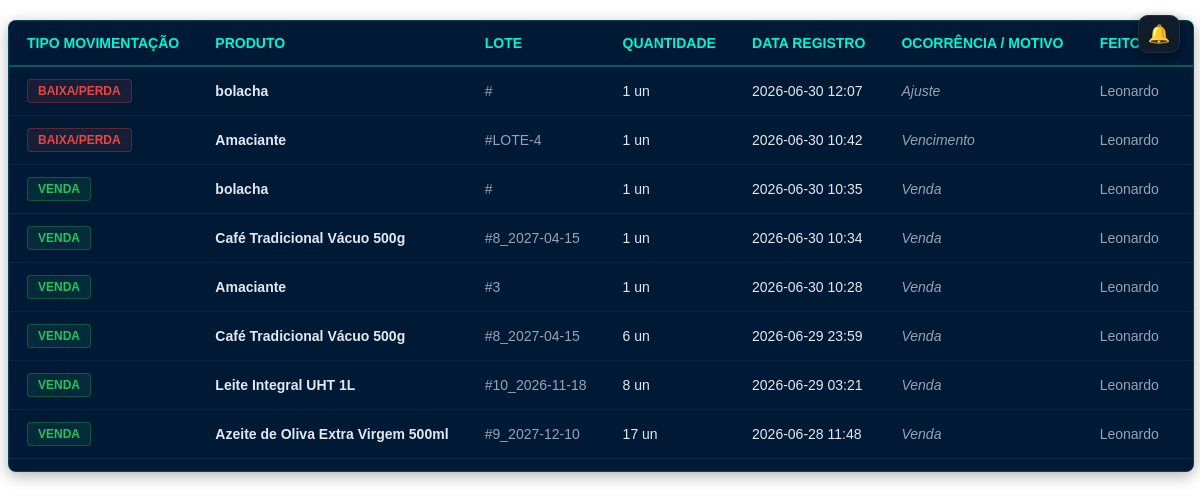
/painel_principal/relatorios/relatorios.php (signed in), run on the app's committed database.
### tables this page shows
CREATE TABLE `saida` (
  `id_saida` int(11) NOT NULL,
  `idlote` int(11) NOT NULL,
  `id_lote` int(11) NOT NULL,
  `criadopor_id` int(11) NOT NULL,
  `criadopor_nome` varchar(255) NOT NULL,
  `quantidade_saida` int(11) NOT NULL,
  `motivo_saida` varchar(255) NOT NULL,
  `data_saida` datetime NOT NULL
);

CREATE TABLE `produtos` (
  `idProduto` int(11) NOT NULL,
  `NomeProduto` varchar(100) NOT NULL,
  `MarcaProduto` varchar(100) NOT NULL,
  `Descricao` varchar(255) DEFAULT NULL,
  `idEmpresa` int(11) NOT NULL,
  `criadopor_nome` varchar(100) DEFAULT NULL,
  `criadoem` datetime DEFAULT CURRENT_TIMESTAMP,
  `criadopor_id` int(11) DEFAULT NULL,
  `preco_padrao_compra` decimal(10,2) NOT NULL DEFAULT '0.00',
  `preco_padrao_venda` decimal(10,2) NOT NULL DEFAULT '0.00',
  `estoque_minimo` int(11) NOT NULL DEFAULT '0',
  `estoque_minimo_original` int(11) DEFAULT NULL
);

CREATE TABLE `configuracoes_gerais` (
  `id_config` int(11) NOT NULL,
  `idEmpresa` int(11) NOT NULL,
  `alerta_email` tinyint(1) NOT NULL DEFAULT '0',
  `alerta_login` tinyint(1) NOT NULL DEFAULT '1',
  `som_alerta` tinyint(1) NOT NULL DEFAULT '1',
  `casas_decimais` int(11) NOT NULL DEFAULT '2',
  `simbolo_moeda` varchar(10) NOT NULL DEFAULT 'R$',
  `formato_data` varchar(20) NOT NULL DEFAULT 'd/m/Y',
  `cor_primaria` varchar(20) NOT NULL DEFAULT '#00d9ff',
  `criado_em` timestamp NOT NULL DEFAULT CURRENT_TIMESTAMP,
  `atualizado_em` timestamp NOT NULL DEFAULT CURRENT_TIMESTAMP ON UPDATE CURRENT_TIMESTAMP
);

CREATE TABLE `produtoslotes` (
  `idlote` int(11) NOT NULL,
  `idproduto` int(11) NOT NULL,
  `quantidade` int(11) NOT NULL,
  `validade` date DEFAULT NULL,
  `criado_em` datetime DEFAULT CURRENT_TIMESTAMP,
  `criadopor_id` int(11) NOT NULL,
  `criadopor_nome` varchar(255) DEFAULT NULL,
  `idEmpresa` int(11) DEFAULT NULL,
  `numero_lote` varchar(50) NOT NULL,
  `preco_compra` decimal(10,2) NOT NULL DEFAULT '0.00',
  `preco_venda` decimal(10,2) NOT NULL DEFAULT '0.00',
  `desconto` decimal(5,2) NOT NULL DEFAULT '0.00',
  `status_lote` enum('normal','promocao','vencido') NOT NULL DEFAULT 'normal'
);

### painel_principal/config_global.php (called while the page is built, shortened)
<?php
$idEmpresa = $_SESSION['idEmpresa'] ?? null;
$config = [
    'cor_primaria' => '#1cd8d8',
    'casas_decimais' => 2,
    'simbolo_moeda' => 'R$',
    'formato_data' => 'd/m/Y',
    'alerta_email' => 0,
    'alerta_login' => 0,
    'som_alerta' => 0
];
if ($idEmpresa) {
    $sql = "SELECT * FROM configuracoes_gerais WHERE idEmpresa = ?";
    $stmt = $conn->prepare($sql);
    $stmt->bind_param("i", $idEmpresa);
    $stmt->execute();
    $result = $stmt->get_result();
    if ($row = $result->fetch_assoc()) {
        $config = array_merge($config, $row);
    }
}
?>

### painel_principal/relatorios/relatorios.php (the view, shortened to what this page needs)
<?php
$conn = new mysqli("localhost", "root", "usbw", "databasetcc");
$conn->set_charset("utf8mb4");
$tipo = isset($_GET['tipo']) ? $_GET['tipo'] : "dashboard";
include '../config_global.php';
function formatarData($data, $formato)
{
    return date($formato . ' H:i', strtotime($data));
}
$formatoData = $config['formato_data'];
$filtro_saida = "";
?>
<?php include_once '../topo_notificacoes.php'; ?>
<div class="container-tabela">
    <table class="tabela-dados">
        <?php
        if ($tipo == "dashboard"):
            $sql = "SELECT p.NomeProduto, l.numero_lote, s.quantidade_saida, s.data_saida, s.motivo_saida, s.criadopor_nome
                    FROM saida s
                    INNER JOIN produtoslotes l ON s.idlote = l.idlote
                    INNER JOIN produtos p ON l.idproduto = p.IdProduto
                    WHERE l.idEmpresa = '$idEmpresa' " . $filtro_saida . "
                    ORDER BY s.id_saida DESC";
            $resultado = $conn->query($sql);
        ?>
            <thead>
                <tr>
                    <th>Tipo Movimentação</th>
                    <th>Produto</th>
                    <th>Lote</th>
                    <th>Quantidade</th>
                    <th>Data Registro</th>
                    <th>Ocorrência / Motivo</th>
                    <th>Feito por</th>
                </tr>
            </thead>
            <tbody>
                <?php
                if ($resultado && $resultado->num_rows > 0) {
                    while ($row = $resultado->fetch_assoc()) {
                        $data_exibir = formatarData($row['data_saida'], $formatoData);
                        $motivo_limpo = strtolower(trim($row['motivo_saida']));
                        if ($motivo_limpo == 'venda') {
                            $tipo_mov = "VENDA"; $classe_badge = "badge-venda";
                        } else {
                            $tipo_mov = "BAIXA/PERDA"; $classe_badge = "badge-perda";
                        }
                        echo "<tr>
                                <td><span class='badge " . $classe_badge . "'>" . $tipo_mov . "</span></td>
                                <td style='font-weight: 600;'>" . htmlspecialchars($row['NomeProduto']) . "</td>
                                <td style='color: #94a3b8;'>#" . htmlspecialchars($row['numero_lote']) . "</td>
                                <td>" . intval($row['quantidade_saida']) . " un</td>
                                <td>" . $data_exibir . "</td>
                                <td style='color: #94a3b8; font-style: italic;'>" . htmlspecialchars($row['motivo_saida']) . "</td>
 <td style='color:#94a3b8;'>" . htmlspecialchars($row['criadopor_nome'] ?? '-') . "</td>
                              </tr>";
                    }
                } else {
                    echo "<tr><td colspan='6' style='text-align:center; color:#94a3b8; padding:20px;'>Nenhuma movimentação encontrada para o período selecionado.</td></tr>";
                }
                ?>
            </tbody>
        <?php
        endif; ?>
    </table>
</div>

### painel_principal/topo_notificacoes.php (shortened to what this page needs)
<div class="sininho-container-invex" style="
    position: fixed !important;
    top: 15px !important;
    right: 20px !important;
    width: auto !important;
    height: auto !important;
    margin: 0 !important;
    padding: 0 !important;
    z-index: 999999 !important;
    float: none !important;
    display: block !important;
    clear: both !important;
">
    <button class="sininho-btn-invex" id="btnSininho" onclick="toggleDropdownNotificacao(event)" style="
        background: #111c2a !important;
        border: 1px solid #1e2f45 !important;
        padding: 8px 10px !important;
        border-radius: 10px !important;
        cursor: pointer !important;
        display: flex !important;
        align-items: center !important;
        justify-content: center !important;
        box-shadow: 0 4px 12px rgba(0, 0, 0, 0.4) !important;
        position: relative !important;
        width: 42px !important;
        height: 38px !important;
        margin: 0 !important;
    ">
        <span class="sininho-icone-invex" style="font-size: 18px !important; line-height: 1 !important;">🔔</span>
    </button>
</div>

### painel_principal/relatorios/relatorios.php (style rules this page uses)
.container-tabela { width: 100%; margin-top: 20px; background: #001a36; border: 1px solid rgba(0, 245, 212, 0.2); border-radius: 8px; box-shadow: 0 4px 15px rgba(0, 0, 0, 0.3); max-height: 450px !important; overflow-y: auto !important; }
.tabela-dados { width: 100%; border-collapse: collapse; text-align: left; font-family: sans-serif; }
.tabela-dados th { background-color: #001a36 !important; color: #00F5D4; padding: 14px 18px; font-size: 14px; text-transform: uppercase; border-bottom: 2px solid rgba(0, 245, 212, 0.3); position: sticky !important; top: 0 !important; z-index: 10 !important; }
.tabela-dados td { padding: 12px 18px; color: #e2e8f0; font-size: 14px; border-bottom: 1px solid rgba(255, 255, 255, 0.05); }
.badge { display: inline-block; padding: 4px 10px; border-radius: 4px; font-size: 12px; font-weight: bold; text-transform: uppercase; }
.badge-venda { background: rgba(34, 197, 94, 0.1); color: #22c55e; border: 1px solid rgba(34, 197, 94, 0.3); }
.badge-perda { background: rgba(239, 68, 68, 0.1); color: #ef4444; border: 1px solid rgba(239, 68, 68, 0.3); }

### data on the page
saida: motivo_saida "BAIXA/PERDA", produtos.NomeProduto "bolacha", quantidade_saida "1", data_saida.formato_data "2026-06-30 12:07", motivo_saida "Ajuste", criadopor_nome "Leonardo"
saida: motivo_saida "BAIXA/PERDA", produtos.NomeProduto "Amaciante", idlote.numero_lote "LOTE-4", quantidade_saida "1", data_saida.formato_data "2026-06-30 10:42", motivo_saida "Vencimento", criadopor_nome "Leonardo"
saida: motivo_saida "VENDA", produtos.NomeProduto "bolacha", quantidade_saida "1", data_saida.formato_data "2026-06-30 10:35", motivo_saida "Venda", criadopor_nome "Leonardo"
saida: motivo_saida "VENDA", produtos.NomeProduto "Café Tradicional Vácuo 500g", idlote.numero_lote "8_2027-04-15", quantidade_saida "1", data_saida.formato_data "2026-06-30 10:34", motivo_saida "Venda", criadopor_nome "Leonardo"
saida: motivo_saida "VENDA", produtos.NomeProduto "Amaciante", idlote.numero_lote "3", quantidade_saida "1", data_saida.formato_data "2026-06-30 10:28", motivo_saida "Venda", criadopor_nome "Leonardo"
saida: motivo_saida "VENDA", produtos.NomeProduto "Café Tradicional Vácuo 500g", idlote.numero_lote "8_2027-04-15", quantidade_saida "6", data_saida.formato_data "2026-06-29 23:59", motivo_saida "Venda", criadopor_nome "Leonardo"
saida: motivo_saida "VENDA", produtos.NomeProduto "Leite Integral UHT 1L", idlote.numero_lote "10_2026-11-18", quantidade_saida "8", data_saida.formato_data "2026-06-29 03:21", motivo_saida "Venda", criadopor_nome "Leonardo"
saida: motivo_saida "VENDA", produtos.NomeProduto "Azeite de Oliva Extra Virgem 500ml", idlote.numero_lote "9_2027-12-10", quantidade_saida "17", data_saida.formato_data "2026-06-28 11:48", motivo_saida "Venda", criadopor_nome "Leonardo"
